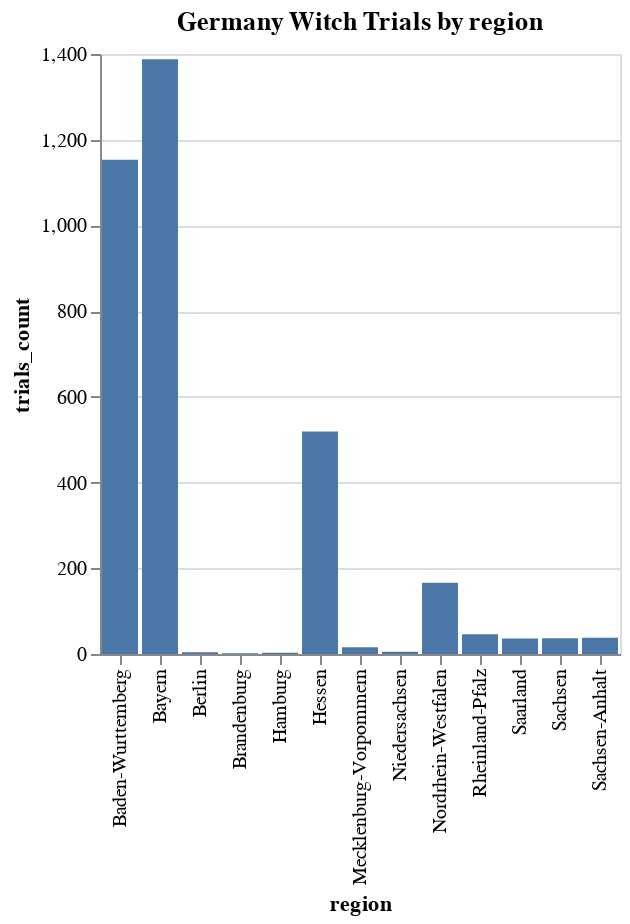

Notebook cell for this chart:
### Code cell
# bar chart by altair
alt.Chart(trials_germany_by_region).mark_bar().encode(
    x=alt.X('region'),
    y=alt.Y('trials_count'),
).properties(
    title={
        'text': 'Germany Witch Trials by region',
    }
)

### Figure 1 — Vega-Lite specification as saved in the notebook (floating-point values rounded to 4 significant figures)
{"$schema": "https://vega.github.io/schema/vega-lite/v4.17.0.json", "config": {"view": {"continuousHeight": 300, "continuousWidth": 400}}, "data": {"name": "data-0b5ff9564193005b4671946b491ed3e7"}, "datasets": {"data-0b5ff9564193005b4671946b491ed3e7": [{"region": "Baden-Wurttemberg", "trials_count": 1153}, {"region": "Bayern", "trials_count": 1388}, {"region": "Berlin", "trials_count": 4}, {"region": "Brandenburg", "trials_count": 2}, {"region": "Hamburg", "trials_count": 3}, {"region": "Hessen", "trials_count": 519}, {"region": "Mecklenburg-Vorpommern", "trials_count": 16}, {"region": "Niedersachsen", "trials_count": 5}, {"region": "Nordrhein-Westfalen", "trials_count": 166}, {"region": "Rheinland-Pfalz", "trials_count": 46}, {"region": "Saarland", "trials_count": 36}, {"region": "Sachsen", "trials_count": 37}, {"region": "Sachsen-Anhalt", "trials_count": 38}]}, "encoding": {"x": {"field": "region", "type": "nominal"}, "y": {"field": "trials_count", "type": "quantitative"}}, "mark": "bar", "title": {"text": "Germany Witch Trials by region"}}
